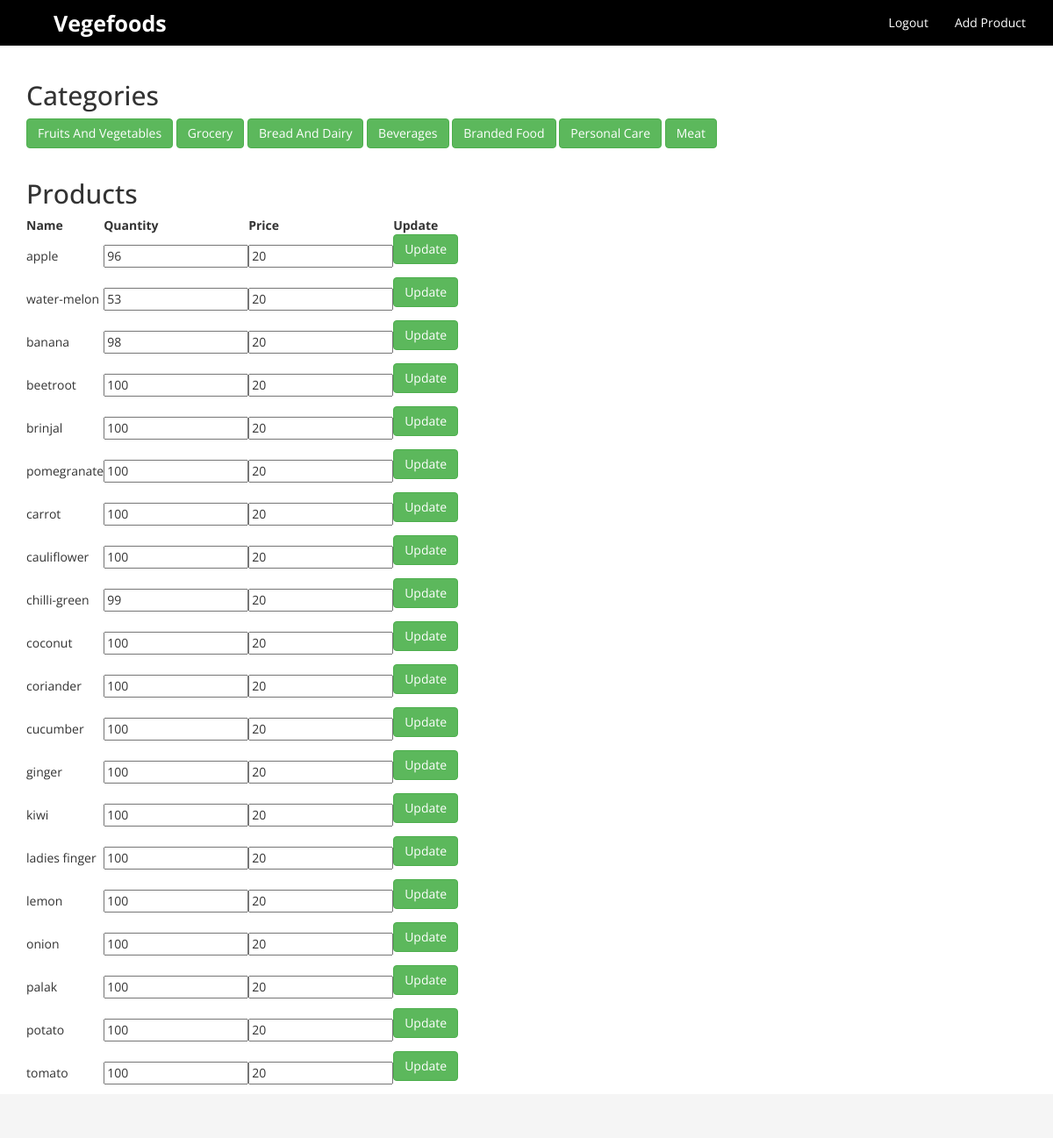
Screenshot of /adminNew/updateProduct.php (signed in) with the database file from the repository.
### tables this page shows
CREATE TABLE IF NOT EXISTS `cat_fruit` (
  `id` int(100) NOT NULL AUTO_INCREMENT,
  `product_id` varchar(100) NOT NULL,
  `name` varchar(100) NOT NULL,
  `image` varchar(100) NOT NULL,
  `description` varchar(1000) NOT NULL,
  `quant_avai` int(200) NOT NULL,
  `price` int(200) NOT NULL,
  PRIMARY KEY (`id`)
);

### adminNew/updateProduct.php (the view, shortened to what this page needs)
<?php
include("config.php");
?>
<!DOCTYPE html>
<html>
<head>
    <link href="assets/css/bootstrap.css" rel="stylesheet">
    <link href="assets/css/font-awesome.min.css" rel="stylesheet" />
    <link href="assets/ItemSlider/css/main-style.css" rel="stylesheet" />
    <link href="assets/css/style.css" rel="stylesheet" />
</head>
<body>
    <nav class="navbar navbar-default" role="navigation">
        <div class="container-fluid">
            <div class="navbar-header">
                <a class="navbar-brand" href="#"><strong>Vegefoods</strong></a>
            </div>
	<div class="collapse navbar-collapse" id="bs-example-navbar-collapse-1">
                <ul class="nav navbar-nav navbar-right">
					<li><a href="index.php?logout=1">Logout</a></li>
					<li><a href="addProduct.php">Add Product</a></li>
		</ul>
	</div>
        </div>
    </nav> <div class="container">
	<h2>
	Categories
	</h2>
		<form name="f1" action="updateProduct.php" method="POST">
				<?php echo "<p><input type='submit'  value='Fruits And Vegetables'  class='btn btn-success' role='button' onclick='document.f1.category.value=\"cat_fruit\"'>
				<input type='submit'  value='Grocery' class='btn btn-success' role='button' onclick='document.f1.category.value=\"cat_grocery\"'>
				<input type='submit'  value='Bread And Dairy' class='btn btn-success' role='button' onclick='document.f1.category.value=\"cat_bakery\"'>
				<input type='submit'  value='Beverages' class='btn btn-success' role='button' onclick='document.f1.category.value=\"cat_beverages\"'>
				<input type='submit'  value='Branded Food' class='btn btn-success' role='button' onclick='document.f1.category.value=\"cat_brandedfood\"'>
				<input type='submit'  value='Personal Care' class='btn btn-success' role='button' onclick='document.f1.category.value=\"cat_personalcare\"'>
				<input type='submit'  value='Meat' class='btn btn-success' role='button' onclick='document.f1.category.value=\"cat_meat\"'>
				";
				?>
		</form>
	</div>
	<div class="container">
      <h2>
	Products
      </h2>
      <table class="rules" cellspacing="10">
        <thead>
          <tr>
            <th>
              Name
            </th>
            <th>
              Quantity
            </th>
            <th>
			  Price
            </th>
			<th>
			  Update
            </th>
          </tr>
        </thead>
		<tbody>
<?php
$cat="cat_fruit";
$results = $mysqli->query("SELECT * FROM $cat");
if($results){
while($obj = $results->fetch_object())
{
	$quantity=$obj->quant_avai;
	$price=$obj->price;
	$prodName=$obj->name;
		echo "
			<tr class=\"record\">
            <td class=\"overflow\">
			{$obj->name}
            </td>
			<td class=\"overflow\">
	<form method=\"POST\" action=\"updateProduct.php\">
		<input type=\"number\" min=\"0\" value=\"$quantity\" name=\"quantity\" id='quantity'>
            </td>
            <td>
			<input type=\"number\" min=\"0\" value=\"$price\" name=\"price\" id='price'>
            </td>
			<td>
				<input type='hidden' value='$cat' name='category' id='category'>
				<input type='hidden' value='$prodName' name='prodName' id='prodName'>
				<p><input type=\"submit\"  value=\"Update\" class=\"btn btn-success\" role=\"button\"></p>
			</form>
			</td>";
	}
}
?>
</tbody>
</table>
</div>
    <div class="col-md-12 footer-box">
</body>
</html>

### adminNew/assets/css/style.css (style rules this page uses)
h1, h2, h3, h4, h5, h6 { font-family:'Open Sans', sans-serif; }
.navbar-brand { font-size: 25px; padding: 15px 80px 15px 60px; }
.navbar-default .navbar-brand { color: #000000; }
.navbar-default { background-color: #000000; border-color: #000000; }
.navbar { border-radius: 0px; }
.navbar-default .navbar-nav > li > a { color: #FFF; }
.navbar-default .navbar-brand { color: #FFFFFF; }
.btn { margin-bottom:5px; }
.footer-box { background-color:#F5F5F5; padding:20px 50px 20px 50px; }

### rows the page displays
cat_fruit: name "apple", quantity "96", price "20"
cat_fruit: name "water-melon", quantity "53", price "20"
cat_fruit: name "banana", quantity "98", price "20"
cat_fruit: name "beetroot", quantity "100", price "20"
cat_fruit: name "brinjal", quantity "100", price "20"
cat_fruit: name "pomegranate", quantity "100", price "20"
cat_fruit: name "carrot", quantity "100", price "20"
cat_fruit: name "cauliflower", quantity "100", price "20"
cat_fruit: name "chilli-green", quantity "99", price "20"
cat_fruit: name "coconut", quantity "100", price "20"
cat_fruit: name "coriander", quantity "100", price "20"
cat_fruit: name "cucumber", quantity "100", price "20"
cat_fruit: name "ginger", quantity "100", price "20"
cat_fruit: name "kiwi", quantity "100", price "20"
cat_fruit: name "ladies finger", quantity "100", price "20"
cat_fruit: name "lemon", quantity "100", price "20"
cat_fruit: name "onion", quantity "100", price "20"
cat_fruit: name "palak", quantity "100", price "20"
cat_fruit: name "potato", quantity "100", price "20"
cat_fruit: name "tomato", quantity "100", price "20"
